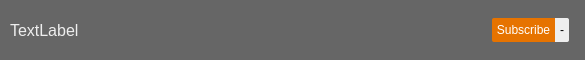
<?xml version="1.0" encoding="UTF-8"?>
<ui version="4.0">
 <class>Form</class>
 <widget class="QWidget" name="Form">
  <property name="geometry">
   <rect>
    <x>0</x>
    <y>0</y>
    <width>585</width>
    <height>60</height>
   </rect>
  </property>
  <property name="sizePolicy">
   <sizepolicy hsizetype="Preferred" vsizetype="Fixed">
    <horstretch>0</horstretch>
    <verstretch>0</verstretch>
   </sizepolicy>
  </property>
  <property name="minimumSize">
   <size>
    <width>0</width>
    <height>60</height>
   </size>
  </property>
  <property name="maximumSize">
   <size>
    <width>16777215</width>
    <height>60</height>
   </size>
  </property>
  <property name="cursor">
   <cursorShape>PointingHandCursor</cursorShape>
  </property>
  <property name="windowTitle">
   <string>Form</string>
  </property>
  <property name="styleSheet">
   <string notr="true">QWidget {
background-color: #666;
}</string>
  </property>
  <layout class="QHBoxLayout" name="horizontalLayout">
   <property name="spacing">
    <number>0</number>
   </property>
   <property name="leftMargin">
    <number>0</number>
   </property>
   <property name="topMargin">
    <number>0</number>
   </property>
   <property name="rightMargin">
    <number>0</number>
   </property>
   <property name="bottomMargin">
    <number>0</number>
   </property>
   <item>
    <spacer name="horizontalSpacer_3">
     <property name="orientation">
      <enum>Qt::Horizontal</enum>
     </property>
     <property name="sizeType">
      <enum>QSizePolicy::Fixed</enum>
     </property>
     <property name="sizeHint" stdset="0">
      <size>
       <width>10</width>
       <height>20</height>
      </size>
     </property>
    </spacer>
   </item>
   <item>
    <layout class="QVBoxLayout" name="verticalLayout">
     <property name="spacing">
      <number>0</number>
     </property>
     <property name="rightMargin">
      <number>0</number>
     </property>
     <item>
      <widget class="QLabel" name="channel_name">
       <property name="styleSheet">
        <string notr="true">QLabel {
color: #eee;
border: none;
background-color: transparent;
font-size: 16px;
}</string>
       </property>
       <property name="text">
        <string>TextLabel</string>
       </property>
      </widget>
     </item>
    </layout>
   </item>
   <item>
    <widget class="QToolButton" name="channel_subscribe_button">
     <property name="minimumSize">
      <size>
       <width>0</width>
       <height>24</height>
      </size>
     </property>
     <property name="maximumSize">
      <size>
       <width>16777215</width>
       <height>24</height>
      </size>
     </property>
     <property name="cursor">
      <cursorShape>PointingHandCursor</cursorShape>
     </property>
     <property name="styleSheet">
      <string notr="true">border: none;
border-top-left-radius: 2px;
border-bottom-left-radius: 2px;
background-color: #e67300;
color: white;
font-size: 12px;</string>
     </property>
     <property name="text">
      <string>Subscribe</string>
     </property>
    </widget>
   </item>
   <item>
    <widget class="QLabel" name="channel_num_subs_label">
     <property name="sizePolicy">
      <sizepolicy hsizetype="Fixed" vsizetype="Fixed">
       <horstretch>0</horstretch>
       <verstretch>0</verstretch>
      </sizepolicy>
     </property>
     <property name="minimumSize">
      <size>
       <width>0</width>
       <height>24</height>
      </size>
     </property>
     <property name="maximumSize">
      <size>
       <width>16777215</width>
       <height>24</height>
      </size>
     </property>
     <property name="styleSheet">
      <string notr="true">background-color: #eee;
font-size: 12px;
padding: 2px;
border-top-right-radius: 2px;
border-bottom-right-radius: 2px;</string>
     </property>
     <property name="text">
      <string>-</string>
     </property>
    </widget>
   </item>
   <item>
    <spacer name="horizontalSpacer">
     <property name="orientation">
      <enum>Qt::Horizontal</enum>
     </property>
     <property name="sizeType">
      <enum>QSizePolicy::Fixed</enum>
     </property>
     <property name="sizeHint" stdset="0">
      <size>
       <width>16</width>
       <height>20</height>
      </size>
     </property>
    </spacer>
   </item>
  </layout>
 </widget>
 <resources/>
 <connections/>
</ui>
